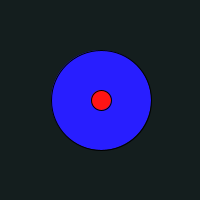
Frame 1 (no input)
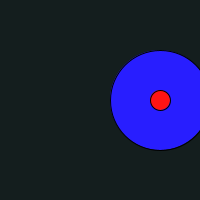
Frame 60 (the mouse pressed at the canvas centre just before this capture)
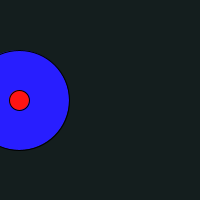
Frame 120 (the mouse held since frame 60 and released just before this capture)

The Processing sketch that drew these frames (run headless with seeded random() and noise(); from frame 60 on, the mouse is pressed at the canvas centre):

// Processing sketch: processing_26823
// ── processing_26823.pde

//jasmine hoyle 
//project 3
//classes

Circle myCircle;
void setup() { 
  size(200,200);
  
// Initialize Circle object 
myCircle = new Circle();
}

void draw() { 
  background(20,30,30); 
  smooth();
  // Operate Circle object. 
  myCircle.move(); 
  myCircle.display();
}

class Circle {

color c; 
color c2;
float xpos; 
float ypos; 
float xspeed;

Circle() { 
  c = color(40,30,255); 
  c2 = color (255,20,20);
  xpos = width/2; 
  ypos = height/2; 
  xspeed = 1;
}


void display() {
// draw the circle 
fill(c); 
ellipse(xpos,ypos,100,100);
fill (c2);
ellipse(xpos, ypos,20,20);
}



void move() {

xpos = xpos + xspeed; 
if (xpos > width) {
xpos = 0;
}

}

}
